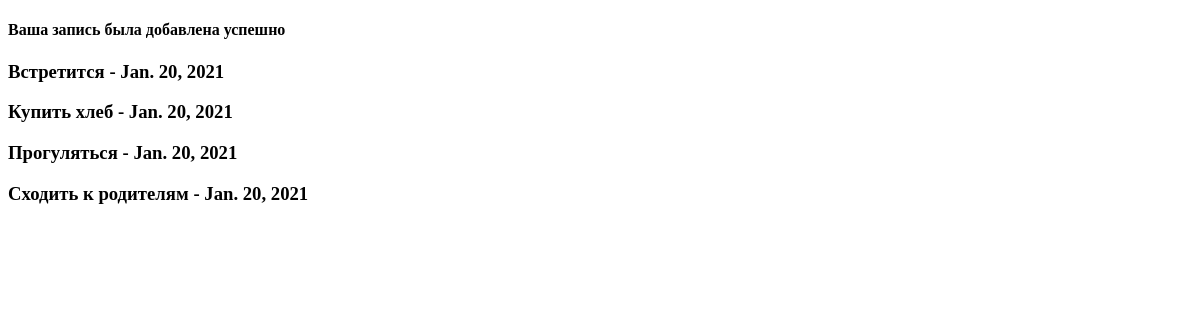
/test/, run on an earlier commit of the app's database.
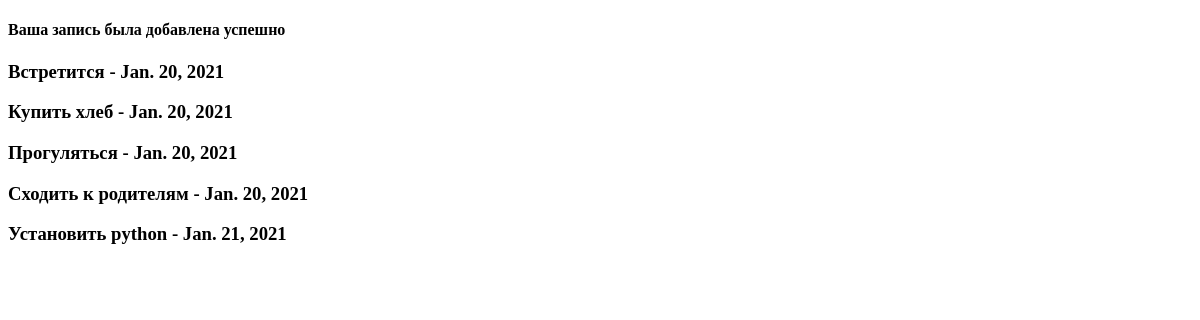
And on a later commit of the database.
### todolist/models.py (models this page shows)
class ToDo(models.Model):
    text=models.CharField(max_length=100)
    created_at=models.DateField(auto_now_add=True)
    is_closed=models.BooleanField(default=False)
    is_favorite=models.BooleanField(default=False)

### todolist/views.py (the view)
# urls.py: path("test/",test,name="test"),
def test(request):
    todo_list=ToDo.objects.all()
    return render(request, 'test.html',{"todo_list":todo_list})

### todolist/templates/test.html (shortened to what this page needs)
<!DOCTYPE html>
<html lang="en">
<head>
</head>
<body>
    <h4>Ваша запись была добавлена успешно</h4>
    {% for todo in todo_list %}
        <h3>{{ todo.text }} - {{ todo.created_at }}</h3>
    {% endfor %}
</body>
</html>

What changed in the data, as far as the page shows it:
added ToDo: text "Установить python", created_at "Jan. 21, 2021"
